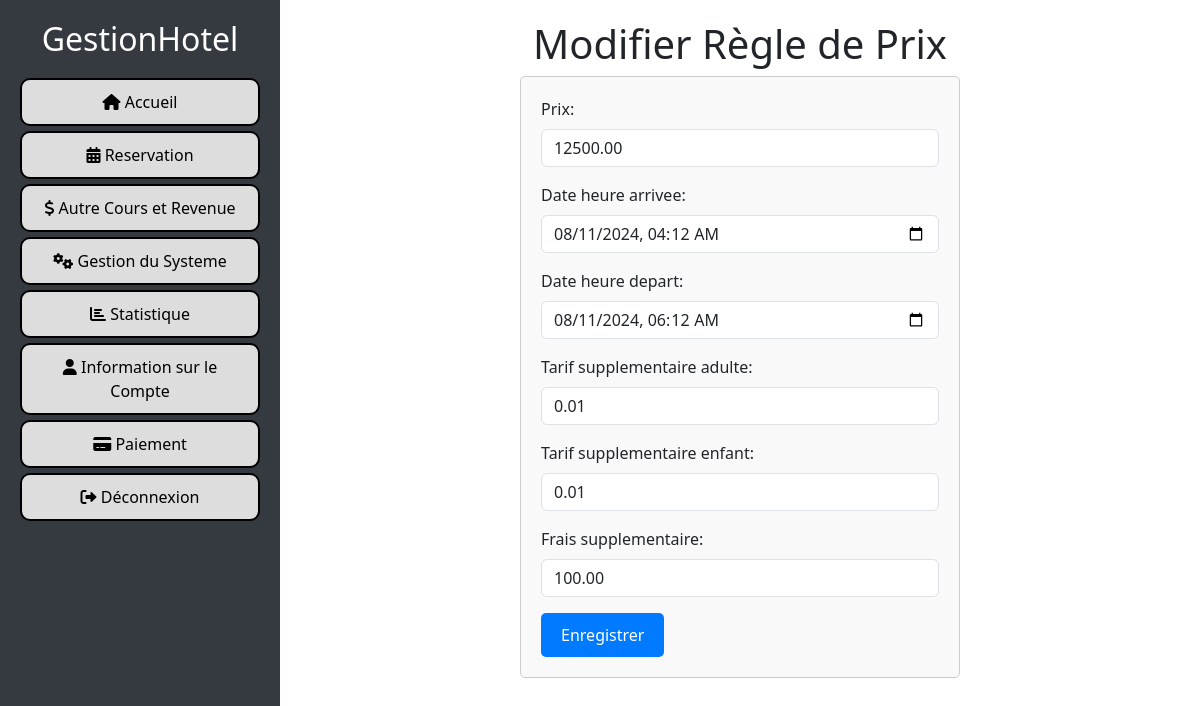
Page /config/rules/1/edit/ (signed in) on the committed database.
### configuration/models.py (models this page shows, shortened)
class PricingRule(models.Model):
    proprietaire = models.ForeignKey(settings.AUTH_USER_MODEL, on_delete=models.CASCADE, null=True)
    prix = models.DecimalField(max_digits=10, decimal_places=2)
    date_heure_arrivee = models.DateTimeField()
    date_heure_depart = models.DateTimeField()
    tarif_supplementaire_adulte = models.DecimalField(max_digits=10, decimal_places=2, null=True, blank=True)
    tarif_supplementaire_enfant = models.DecimalField(max_digits=10, decimal_places=2, null=True, blank=True)
    frais_supplementaire = models.DecimalField(max_digits=10, decimal_places=2, null=True, blank=True)

### configuration/views.py (the view)
# urls.py: path('rules/<int:pk>/edit/', views.pricing_rule_update, name='pricing_rule_update'),
@login_required
def pricing_rule_update(request, pk):
    rule = get_object_or_404(PricingRule, pk=pk)
    if request.method == 'POST':
        form = PricingRuleForm(request.POST, instance=rule)
        if form.is_valid():
            form.save()
            return redirect('pricing_rule_list')
    else:
        form = PricingRuleForm(instance=rule)
    return render(request, 'pricing_rule_form.html', {'form': form})

### configuration/forms.py
class PricingRuleForm(forms.ModelForm):
    class Meta:
        model = PricingRule
        fields = [
            'prix', 'date_heure_arrivee', 'date_heure_depart',
            'tarif_supplementaire_adulte', 'tarif_supplementaire_enfant', 'frais_supplementaire'
        ]
        widgets = {
            'prix': forms.NumberInput(attrs={'class': 'form-control'}),
            'date_heure_arrivee': forms.DateTimeInput(attrs={'class': 'form-control', 'type': 'datetime-local'}),
            'date_heure_depart': forms.DateTimeInput(attrs={'class': 'form-control', 'type': 'datetime-local'}),
            'tarif_supplementaire_adulte': forms.NumberInput(attrs={'class': 'form-control'}),
            'tarif_supplementaire_enfant': forms.NumberInput(attrs={'class': 'form-control'}),
            'frais_supplementaire': forms.NumberInput(attrs={'class': 'form-control'}),
        }

### configuration/context_processors.py (called while the page is built)
def configuration_hotel(request):
    try:
        configuration = Configuration.objects.latest('id')
    except Configuration.DoesNotExist:
        configuration = None
    return {'configuration': configuration}

### configuration/templates/pricing_rule_form.html (shortened to what this page needs)
<!DOCTYPE html>
<html>
<head>
    <link rel="stylesheet" href="https://stackpath.bootstrapcdn.com/bootstrap/4.5.2/css/bootstrap.min.css">
    <link rel="stylesheet" href="https://cdnjs.cloudflare.com/ajax/libs/font-awesome/5.15.4/css/all.min.css">
</head>
<body>
    {% include 'menu.html' %}
    <div id="content">
        <h1 class="text-center">{% if form.instance.pk %}Modifier{% else %}Nouveau{% endif %} Règle de Prix</h1>
        <form method="post">
            {{ form.as_p }}
            <button type="submit">Enregistrer</button>
        </form>
</body>
</html>

### configuration/templates/pricing_rule_form.html (style rules this page uses)
body { display: flex; height: 100vh; overflow: hidden; margin: 0; }
#content { width: 83.33%; padding: 20px; overflow-y: auto; }
form { width: 50%; margin: auto; padding: 20px; border: 1px solid #ccc; border-radius: 5px; background-color: #f9f9f9; }
button[type="submit"] { background-color: #007bff; color: #fff; border: none; padding: 10px 20px; border-radius: 5px; cursor: pointer; }

### rows in the picture
PricingRule: prix "12500.00", date_heure_arrivee "08/11/2024 04:12", date_heure_depart "08/11/2024 06:12", tarif_supplementaire_adulte "0.01", tarif_supplementaire_enfant "0.01", frais_supplementaire "100.00"
